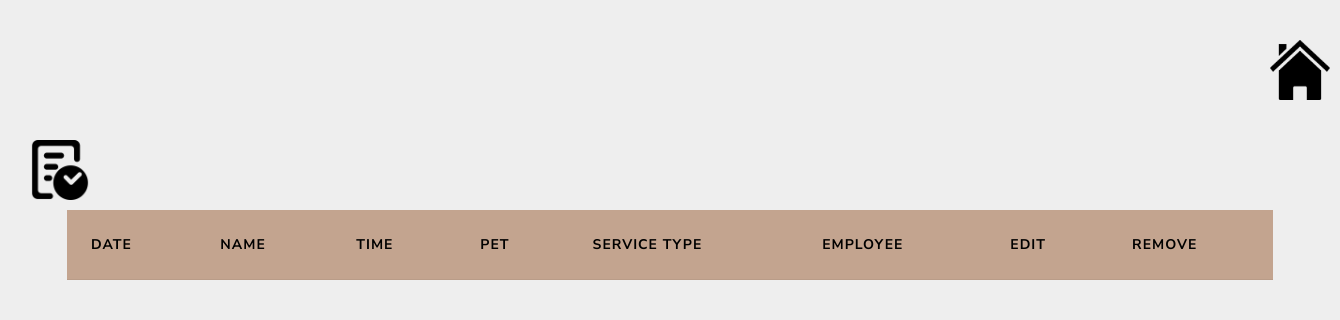
Page /Pages/AdminReservationsManagement.php (signed in) on the earlier database version.
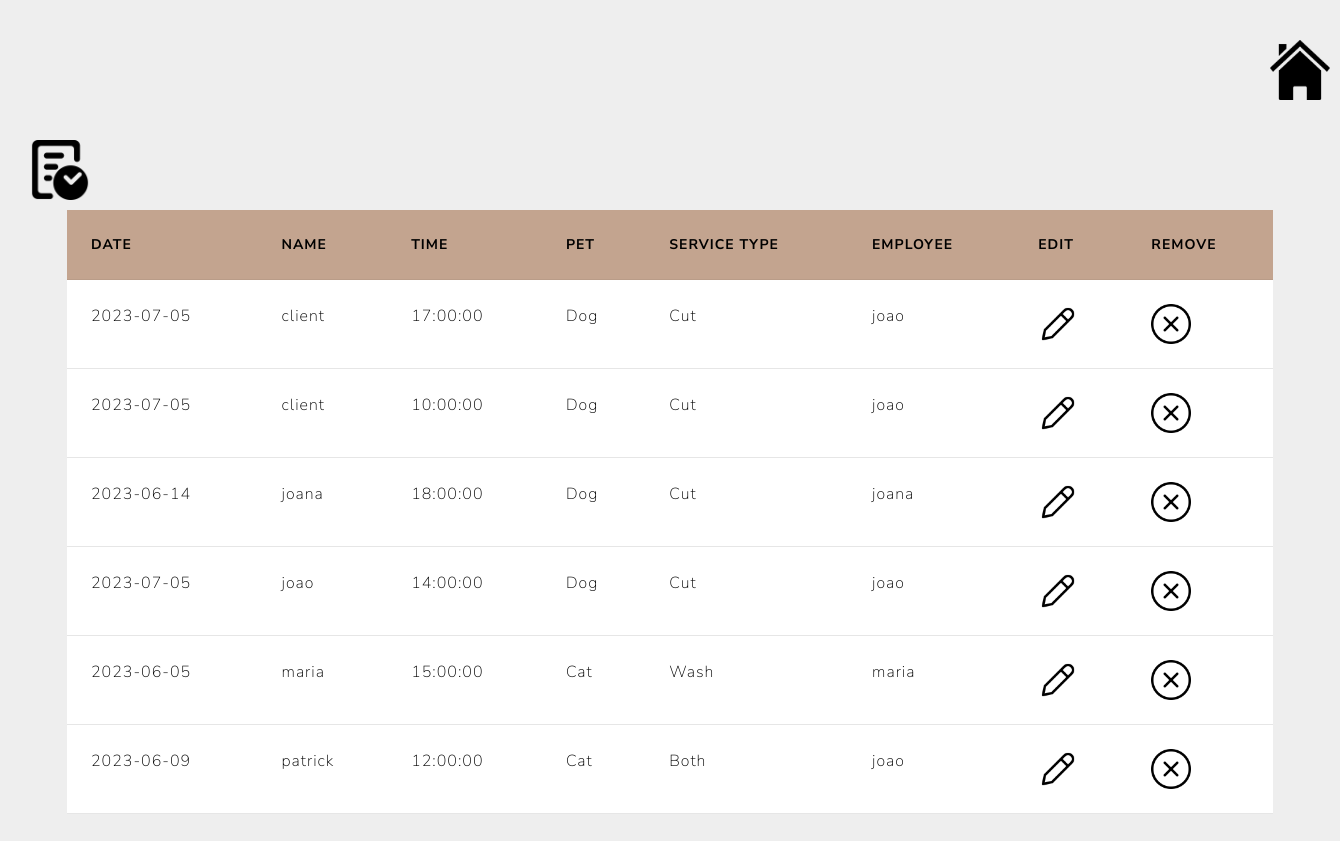
Same page on the later database version.
### tables this page shows
CREATE TABLE `reservation` (
  `idReservation` int(11) NOT NULL,
  `idClient` varchar(25) NOT NULL,
  `date` date NOT NULL,
  `time` time NOT NULL,
  `pet` varchar(20) NOT NULL,
  `serviceType` varchar(20) NOT NULL,
  `EmployeeUser` varchar(25) NOT NULL
);

### Pages/AdminReservationsManagement.php (the view, shortened to what this page needs)
<!DOCTYPE html>
<html lang="en">
<head>
    <link rel="stylesheet" href="bootstrap.css">
</head>
<body>
    <a href="./homePage.php"><img src="./home.png" alt="home.png" class="button"></a>
    <a href="PgReservation.php"><img src="./reservation.png" alt="reservation.png" class="button2"></a>
    <div class="table-div">
        <table class="table table-hover">
            <thead style="background-color: #c3a48f;">
                <tr>
                    <th scope="col" style="color: black;">Date</th>
                    <th scope="col" style="color: black;">Name</th>
                    <th scope="col" style="color: black;">Time</th>
                    <th scope="col" style="color: black;">Pet</th>
                    <th scope="col" style="color: black;">Service Type</th>
                    <th scope="col" style="color: black;">Employee</th>
                    <th scope="col" style="color: black;">Edit</th>
                    <th scope="col" style="color: black;">Remove</th>
                </tr>
            </thead>
            <tbody>
                <?php
                if (isset($_SESSION["login"]) && $_SESSION["function"] == 1) {
                    $sql = "SELECT * FROM reservation AS r INNER JOIN user as U1 ON r.idClient = U1.Login INNER JOIN user as U2 ON 	r.EmployeeUser = U2.Login ORDER BY idClient";
                    $retval = mysqli_query($conn, $sql);
                    while ($row = mysqli_fetch_array($retval)) {
                        echo "<tr class='table-secondary'><td>" . $row['date'] . "</td>";
                        echo "<td>" . $row['idClient'] . "</td>";
                        echo "<td>" . $row['time'] . "</td>";
                        echo "<td>" . $row['pet'] . "</td>";
                        echo "<td>" . $row['serviceType'] . "</td>";
                        echo "<td>" . $row['EmployeeUser'] . "</td>";
                        echo "<td><a href='Pgedit_reservation.php?id=" . $row["idReservation"] . "'><img src='edit.png' class='management-icon'></a></td>";
                        echo "<td><a href='delete_reservation.php?id=" . $row["idReservation"] . "'><img src='remove.png' class='management-icon'></a></td>";
                        echo "</tr>";
                    }
                } else {
                    header("location:homePage.php?state=3");
                }
                ?>
            </tbody>
        </table>
    </div>
</body>
</html>

### Pages/AdminReservationsManagement.php (style rules this page uses)
body { background: #eee; background-image: url("login-background-img.jpg"); -webkit-background-size: cover; -moz-background-size: cover; -o-background-size: cover; background-size: cover; }
.table-div { margin: 5%; margin-top: 10px; }
.management-icon { width: 40px; height: 40px; }
.button { margin-top: 3%; height: 60px; width: 60px; margin-left: 1270px; }
.button2 { margin-top: 3%; height: 60px; width: 60px; margin-left: 30px; }

Differences in the rows shown:
added reservation: date "2023-07-05", idClient "client", time "17:00:00", pet "Dog", serviceType "Cut", EmployeeUser "joao"
added reservation: date "2023-07-05", idClient "client", time "10:00:00", pet "Dog", serviceType "Cut", EmployeeUser "joao"
added reservation: date "2023-06-14", idClient "joana", time "18:00:00", pet "Dog", serviceType "Cut", EmployeeUser "joana"
added reservation: date "2023-07-05", idClient "joao", time "14:00:00", pet "Dog", serviceType "Cut", EmployeeUser "joao"
added reservation: date "2023-06-05", idClient "maria", time "15:00:00", pet "Cat", serviceType "Wash", EmployeeUser "maria"
added reservation: date "2023-06-09", idClient "patrick", time "12:00:00", pet "Cat", serviceType "Both", EmployeeUser "joao"
